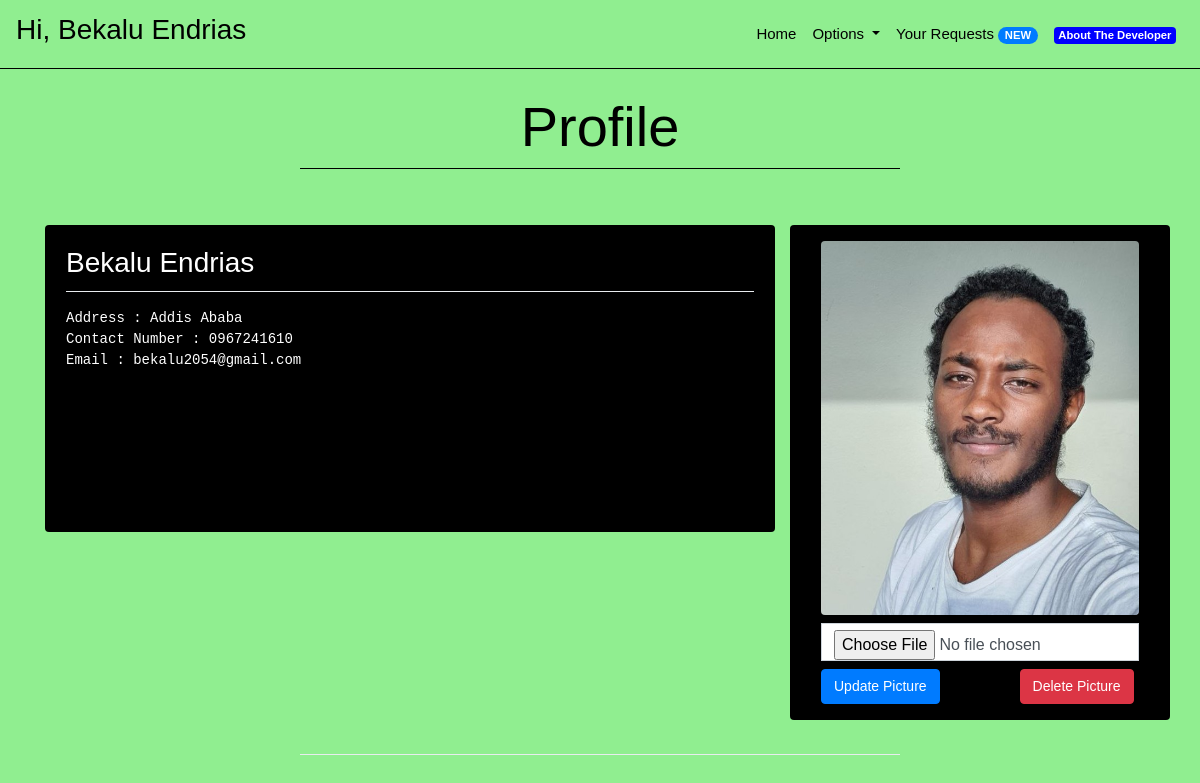
The app's page /profile (signed in) with its own data.
### core/models.py (models this page shows, shortened)
class Patient(models.Model):
    name = models.CharField(max_length = 30)
    address = models.CharField(max_length = 100)
    contactNumber = models.CharField(max_length = 10)
    email = models.EmailField(unique = True, max_length = 255)
    userId = models.CharField(unique = True, max_length = 8)
    passwordHash = models.CharField(max_length = 64)
    emailHash = models.CharField(max_length = 64)
    image = models.ImageField(upload_to='profile_images/', default='profile_images/default.jpg')

### core/views.py (the view)
# urls.py: path('profile', views.profile, name = "profile"),
def profile(request):
    request = requestSessionInitializedChecker(request)
    if request.method == "GET":
        if request.session['isLoggedIn']:
            if request.session['isDoctor']:
                doctor = Doctor.objects.get(emailHash = request.session['userEmail'])
                context = {
                    "user": doctor
                    }
                response = render(request, "core/profile.html", context)
                return responseHeadersModifier(response)
            else:
                patient = Patient.objects.get(emailHash = request.session['userEmail'])
                context = {
                    "user" : patient
                    }
                response = render(request, "core/profile.html", context)
                return responseHeadersModifier(response)

### core/views.py (called while the page is built)
def responseHeadersModifier(response):
    response["Cache-Control"] = "no-cache, no-store, must-revalidate"
    response["Pragma"] = "no-cache"
    response["Expires"] = "0"
    return response

def requestSessionInitializedChecker(request):
    if not request.session.get('isDoctor'):
        request.session['isDoctor'] = ""
    if not request.session.get('isLoggedIn'):
        request.session['isLoggedIn'] = False
    if not request.session.get('userEmail'):
        request.session['userEmail'] = ""
    if not request.session.get('Name'):
        request.session['Name'] = ""
    if not request.session.get('numberNewAssistances'):
        request.session['numberNewAssistances'] = ""
    return request

### core/templates/core/profile.html (shortened to what this page needs)
{% extends "core/base.html" %}
{% block bodytag %}
{% load static %}
<body background="{% static 'core/images/back.png' %}" style="background-size: auto auto;">
    {% endblock %}
    {% block body %}
    <br>
    <h1 style="text-align:center;color:black;" class="display-4">
        Profile
    </h1>
    <li class="dropdown-divider" style="margin-left:25%;margin-right:25%;color:yellow;border-color:black"></li>
    <br>
    <br>
    <div class="row container" style="margin: 0 auto;">
        <div class="col-md-8 col-sm-12 mb-3">
            <div class="card" style="background:rgba(0,0,0,1.0);color:white;padding-bottom:17%">
                <div class="card-body">
                    <h3 class="card-title"> {{ user.name }}</h3>
                    <li class="dropdown-divider"></li>
                    <p class="card-text">
                    <pre
                        style="color:white">Address : {{ user.address }}<br>Contact Number : {{ user.contactNumber }}<br>Email : {{ user.email }}</pre>
                    </p>
                </div>
            </div>
        </div>
        <div class="col-md-4 col-sm-12 mb-3 text-white rounded" style="background-color: black;">
            <div class="container p-3">
                <img src="{{ user.image.url }}" class="rounded mx-auto d-block img-fluid" alt="Responsive image">
                <form action="{% url 'update_profile_picture' %}" method="post" enctype="multipart/form-data" class="mt-2">
                    <input type="file" name="image" class="form-control">
                    <div class="d-flex mt-2 align-items-center">
                        <button type="submit" class="btn btn-primary rounded">Update Picture</button>
                </form>
                <form action="{% url 'delete_profile_picture' %}" method="post" class="d-inline ms-3">
                    <button type="submit" class="btn btn-danger rounded" style="margin-left: 80px;">Delete Picture</button>
                </form>
            </div>
        </div>
        </div>
    <li class="dropdown-divider" style="margin-left:25%;margin-right:25%;margin-top:1.5%;margin-bottom:0px"></li>
    <br>
    {% endblock %}

### core/templates/core/base.html (shortened to what this page needs)
{% load static %}
<!doctype html>
<html lang="en">
<head>
    <link rel="stylesheet" href="https://stackpath.bootstrapcdn.com/bootstrap/4.2.1/css/bootstrap.min.css">
    <link rel="stylesheet" href="{% static 'core/css/style.css' %}">
    <link rel="stylesheet" href="{% static 'core/css/aboutstyle.css' %}">
    <link rel="stylesheet" href="{% static 'core/css/responsive.css' %}">
    <link rel="stylesheet" href="https://cdnjs.cloudflare.com/ajax/libs/font-awesome/4.7.0/css/font-awesome.min.css">
</head>
{% block bodytag %}
{% endblock %}
<nav class="navbar navbar-expand-lg navbar-light bg-transparent">
    {% if request.session.isLoggedIn %}
    <a class="navbar-brand" href="/">
        <h3 style="color:black;text-align:center">Hi,{% if request.session.isDoctor %} Dr.{% endif %} {{ request.session.Name }}</h3>
    </a>
    {% else %}
    <a class="navbar-brand" href="/">
        <h2 style="color:black;text-align:center">Enen</h2>
    </a>
    {% endif %}
    <div class="collapse navbar-collapse" id="navbarSupportedContent">
        <ul class="navbar-nav ml-auto">
            <li class="nav-item active">
                <a class="nav-link" href="{% url 'index' %}" style="color:black">Home </a>
            </li>
            {% if request.session.isLoggedIn %}
            <li class="nav-item dropdown">
                <a class="nav-link dropdown-toggle" style="color:black" href="#" id="navbarDropdown" role="button"
                    data-toggle="dropdown" aria-haspopup="true" aria-expanded="false">
                    Options
                </a>
            </li>
            {% endif %}
            {% if request.session.isLoggedIn %}
            <li class="nav-item">
                <a class="nav-link" href="{% url 'login' %}" style="color:black">Your Requests <span
                        class="badge badge-primary badge-pill">{{ request.session.numberNewAssistances }}
                        NEW</span></a>
            </li>
            {% else %}
            <li class="nav-item">
                <a class="nav-link" href="{% url 'login' %}" style="color:black">Login</a>
            </li>
            {% endif %}
            <li class="nav-item">
                <a class="nav-link" href="{% url 'about' %}" style="color:black"><span style="background-color: blue" class="badge badge-secondary">About The Developer</span></a>
            </li>
        </ul>
    </div>
</nav>
<li class="dropdown-divider" style="margin-top:0px;margin-bottom:0px;border-color:black"></li>
{% block body %}
{% endblock %}
</body>
</html>

### core/static/core/css/style.css (style rules this page uses)
body { font-family: 'Nunito', sans-serif; color: #000000; background-color: #fefefe; overflow-x: hidden; }
@media (min-width: 1200px) { .container { max-width: 1170px; } }

### core/static/core/css/aboutstyle.css (style rules this page uses)
* { margin: 0; padding: 0; border: 0; outline: none; }
p { font-size: 15px; line-height: 1.6; font-weight: 500; }
a { font-family: 'Quicksand', sans-serif; font-size: 15px; color: #555555; }
img { max-width: 100%; height: auto; }
button { font-family: 'Poppins', sans-serif; font-size: 14px !important; border-radius: 0 !important; }
input, textarea, .form-control, select { border-radius: 0 !important; font-family: 'Quicksand', sans-serif; }

### records on screen
Patient: session.Name "Bekalu Endrias", name "Bekalu Endrias", address "Addis Ababa", contactNumber "0967241610", email "bekalu2054@gmail.com", image (picture)
